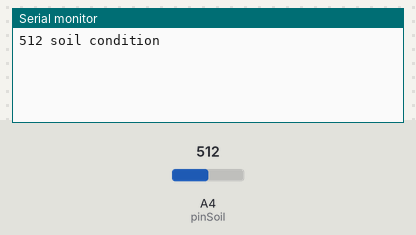
This sketch was run on a simulated Arduino Uno, built with avr-gcc and run on an emulated ATmega328P. Parts: the last lines printed to the serial monitor. The inputs (shaded band) are chosen by the test bench; at power-on: A4 (pinSoil) = 512.

Above: at 4.2 s.
4.3 s: A4 (pinSoil) set to 716
At 8.4 s:
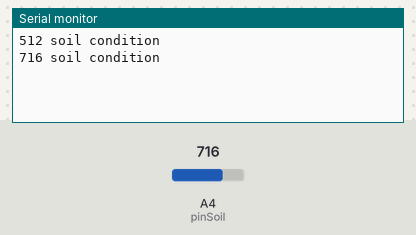
9.9 s: A4 (pinSoil) set to 900
At 13.4 s:
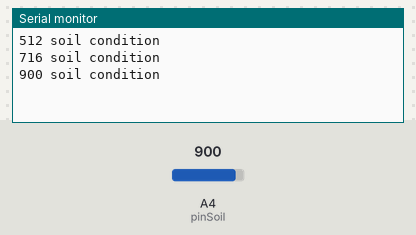
Timing chart, 0 to 14.9 s (numbered marks = the images above; inputs shaded):
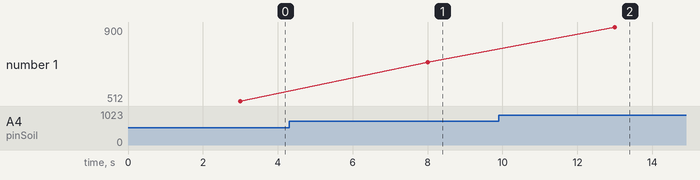

Measured:
- after the input at 4.3 s, the serial monitor: prints a new line after 3.7 s (image 1)
- after the input at 9.9 s, the serial monitor: prints a new line after 3.1 s (image 2)
- plotted number 1: 512 → 716 after the input at 4.3 s, 716 → 900 after the input at 9.9 s

The sketch:

thermometer.ino
```cpp
#include<SoftwareSerial.h>
#include"dht.h"
SoftwareSerial softSerial(10,11); //RX,TX

//Flag to check if there is an open connection
bool isConnectionOpen = false;

int pinSoil=18;

int pinTemp=12;

dht DHT;


void setup()
{
  //Set the softSerial connection to be 9600
  softSerial.begin(9600);

  //Serial for debugging
  Serial.begin(9600);

  //Give the ESP module time to boot


  delay(3000);

  //Set the soil pin to read
  pinMode(pinSoil, INPUT);

}

void loop()
{


  int soil = analogRead(pinSoil);
  Serial.print(String(soil)+" soil condition\n\r");
  /*int chk = DHT.read11(pinTemp);
  Serial.print("\r\nTemperature = ");
  Serial.println(DHT.temperature);
  Serial.print("\r\nHumidity = ");
  Serial.println(DHT.humidity);
  */
  delay(5000);
}

/*
 * Function to send a message to an open connection
 * Returns true if successful, false otherwise
 */
bool sendInfo(String message, String IP, String port)
{

  if(isConnectionOpen)
  {
    //Send the message, and delay for one second to allow the
    //operation to complete
    softSerial.print("AT+CIPSEND="+String(message.length())+"\r\n");
    delay(1000);

    //Send the message
    softSerial.print(message+"\r\n");
    delay(1000);

    return true;
  }
  else
  {
    return false;
  }

}

/*
 * Function to open connection to an IP and Port
 */
void openConnection(String IP, String port)
{
  //if the connection is open, then close it
  if(isConnectionOpen)
  {
    closeConnection();
  }

  //Create the connection to the listening server
  softSerial.print("AT+CIPSTART=\"TCP\",\""+IP+"\","+port+"\r\n");

  //Delay to allow it to set up
  delay(1000);

  //Set flag to true
  isConnectionOpen = true;
}

//Close an open connection
void closeConnection()
{
  if(isConnectionOpen)
  {
    //Close the connection
    softSerial.print("AT+CIPCLOSE\r\n");
  }
  //Set the flag to be close
  isConnectionOpen = false;
}

int checkSoilDampness()
{

}
```

dht.cpp
```cpp
//
//    FILE: dht.cpp
//  AUTHOR: Rob Tillaart
// VERSION: 0.1.14
// PURPOSE: DHT Temperature & Humidity Sensor library for Arduino
//     URL: http://arduino.cc/playground/Main/DHTLib
//
// HISTORY:
// 0.1.14 replace digital read with faster (~3x) code => more robust low MHz machines.
// 0.1.13 fix negative temperature
// 0.1.12 support DHT33 and DHT44 initial version
// 0.1.11 renamed DHTLIB_TIMEOUT
// 0.1.10 optimized faster WAKEUP + TIMEOUT
// 0.1.09 optimize size: timeout check + use of mask
// 0.1.08 added formula for timeout based upon clockspeed
// 0.1.07 added support for DHT21
// 0.1.06 minimize footprint (2012-12-27)
// 0.1.05 fixed negative temperature bug (thanks to Roseman)
// 0.1.04 improved readability of code using DHTLIB_OK in code
// 0.1.03 added error values for temp and humidity when read failed
// 0.1.02 added error codes
// 0.1.01 added support for Arduino 1.0, fixed typos (31/12/2011)
// 0.1.00 by Rob Tillaart (01/04/2011)
//
// inspired by DHT11 library
//
// Released to the public domain
//

#include "dht.h"

/////////////////////////////////////////////////////
//
// PUBLIC
//

// return values:
// DHTLIB_OK
// DHTLIB_ERROR_CHECKSUM
// DHTLIB_ERROR_TIMEOUT
int dht::read11(uint8_t pin)
{
    // READ VALUES
    int rv = _readSensor(pin, DHTLIB_DHT11_WAKEUP);
    if (rv != DHTLIB_OK)
    {
        humidity    = DHTLIB_INVALID_VALUE; // invalid value, or is NaN prefered?
        temperature = DHTLIB_INVALID_VALUE; // invalid value
        return rv;
    }

    // CONVERT AND STORE
    humidity    = bits[0];  // bits[1] == 0;
    temperature = bits[2];  // bits[3] == 0;

    // TEST CHECKSUM
    // bits[1] && bits[3] both 0
    uint8_t sum = bits[0] + bits[2];
    if (bits[4] != sum) return DHTLIB_ERROR_CHECKSUM;

    return DHTLIB_OK;
}


// return values:
// DHTLIB_OK
// DHTLIB_ERROR_CHECKSUM
// DHTLIB_ERROR_TIMEOUT
int dht::read(uint8_t pin)
{
    // READ VALUES
    int rv = _readSensor(pin, DHTLIB_DHT_WAKEUP);
    if (rv != DHTLIB_OK)
    {
        humidity    = DHTLIB_INVALID_VALUE;  // invalid value, or is NaN prefered?
        temperature = DHTLIB_INVALID_VALUE;  // invalid value
        return rv; // propagate error value
    }

    // CONVERT AND STORE
    humidity = word(bits[0], bits[1]) * 0.1;
    temperature = word(bits[2] & 0x7F, bits[3]) * 0.1;
    if (bits[2] & 0x80)  // negative temperature
    {
        temperature = -temperature;
    }

    // TEST CHECKSUM
    uint8_t sum = bits[0] + bits[1] + bits[2] + bits[3];
    if (bits[4] != sum)
    {
        return DHTLIB_ERROR_CHECKSUM;
    }
    return DHTLIB_OK;
}

/////////////////////////////////////////////////////
//
// PRIVATE
//

// return values:
// DHTLIB_OK
// DHTLIB_ERROR_TIMEOUT
int dht::_readSensor(uint8_t pin, uint8_t wakeupDelay)
{
    // INIT BUFFERVAR TO RECEIVE DATA
    uint8_t mask = 128;
    uint8_t idx = 0;

    // replace digitalRead() with Direct Port Reads.
    // reduces footprint ~100 bytes => portability issue?
    // direct port read is about 3x faster
	uint8_t bit = digitalPinToBitMask(pin);
	uint8_t port = digitalPinToPort(pin);
    volatile uint8_t *PIR = portInputRegister(port);

    // EMPTY BUFFER
    for (uint8_t i = 0; i < 5; i++) bits[i] = 0;

    // REQUEST SAMPLE
    pinMode(pin, OUTPUT);
    digitalWrite(pin, LOW); // T-be
    delay(wakeupDelay);
    digitalWrite(pin, HIGH);   // T-go
    delayMicroseconds(40);
    pinMode(pin, INPUT);

    // GET ACKNOWLEDGE or TIMEOUT
    uint16_t loopCntLOW = DHTLIB_TIMEOUT;
    while ((*PIR & bit) == LOW )  // T-rel
    {
        if (--loopCntLOW == 0) return DHTLIB_ERROR_TIMEOUT;
    }

    uint16_t loopCntHIGH = DHTLIB_TIMEOUT;
    while ((*PIR & bit) != LOW )  // T-reh
    {
        if (--loopCntHIGH == 0) return DHTLIB_ERROR_TIMEOUT;
    }

    // READ THE OUTPUT - 40 BITS => 5 BYTES
    for (uint8_t i = 40; i != 0; i--)
    {
        loopCntLOW = DHTLIB_TIMEOUT;
        while ((*PIR & bit) == LOW )
        {
            if (--loopCntLOW == 0) return DHTLIB_ERROR_TIMEOUT;
        }

        uint32_t t = micros();

        loopCntHIGH = DHTLIB_TIMEOUT;
        while ((*PIR & bit) != LOW )
        {
            if (--loopCntHIGH == 0) return DHTLIB_ERROR_TIMEOUT;
        }

        if ((micros() - t) > 40)
        {
            bits[idx] |= mask;
        }
        mask >>= 1;
        if (mask == 0)   // next byte?
        {
            mask = 128;
            idx++;
        }
    }
    pinMode(pin, OUTPUT);
    digitalWrite(pin, HIGH);

    return DHTLIB_OK;
}
//
// END OF FILE
//
```

dht.h
```cpp
//
//    FILE: dht.h
//  AUTHOR: Rob Tillaart
// VERSION: 0.1.14
// PURPOSE: DHT Temperature & Humidity Sensor library for Arduino
//     URL: http://arduino.cc/playground/Main/DHTLib
//
// HISTORY:
// see dht.cpp file
//

#ifndef dht_h
#define dht_h

#if ARDUINO < 100
#include <WProgram.h>
#else
#include <Arduino.h>
#endif

#define DHT_LIB_VERSION "0.1.14"

#define DHTLIB_OK                0
#define DHTLIB_ERROR_CHECKSUM   -1
#define DHTLIB_ERROR_TIMEOUT    -2
#define DHTLIB_INVALID_VALUE    -999

#define DHTLIB_DHT11_WAKEUP     18
#define DHTLIB_DHT_WAKEUP       1

// max timeout is 100 usec.
// For a 16 Mhz proc 100 usec is 1600 clock cycles
// loops using DHTLIB_TIMEOUT use at least 4 clock cycli
// so 100 us takes max 400 loops
// so by dividing F_CPU by 40000 we "fail" as fast as possible
#define DHTLIB_TIMEOUT (F_CPU/40000)

class dht
{
public:
    // return values:
    // DHTLIB_OK
    // DHTLIB_ERROR_CHECKSUM
    // DHTLIB_ERROR_TIMEOUT
    int read11(uint8_t pin);
    int read(uint8_t pin);

    inline int read21(uint8_t pin) { return read(pin); };
    inline int read22(uint8_t pin) { return read(pin); };
    inline int read33(uint8_t pin) { return read(pin); };
    inline int read44(uint8_t pin) { return read(pin); };

    double humidity;
    double temperature;

private:
    uint8_t bits[5];  // buffer to receive data
    int _readSensor(uint8_t pin, uint8_t wakeupDelay);
};
#endif
//
// END OF FILE
//
```

test.cpp
```cpp

```
